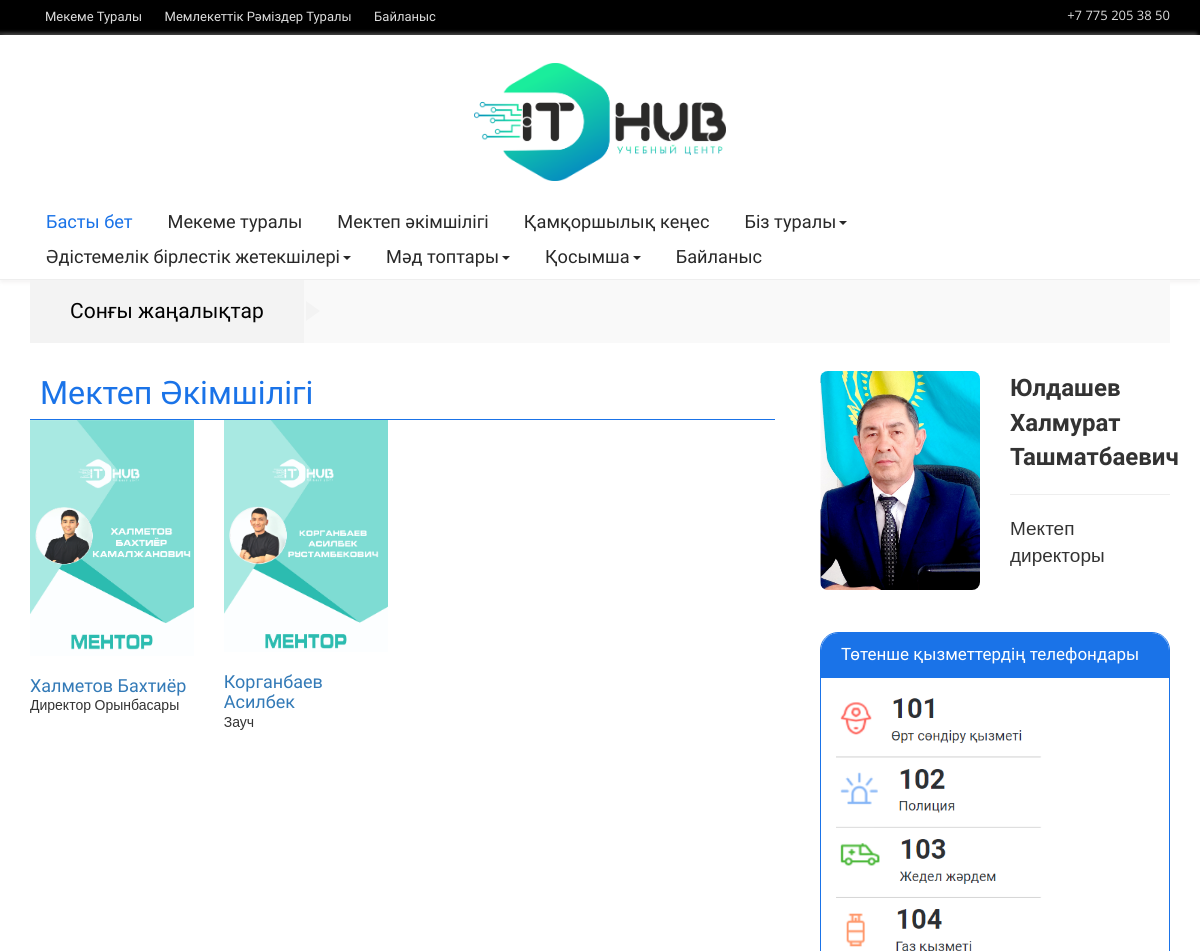
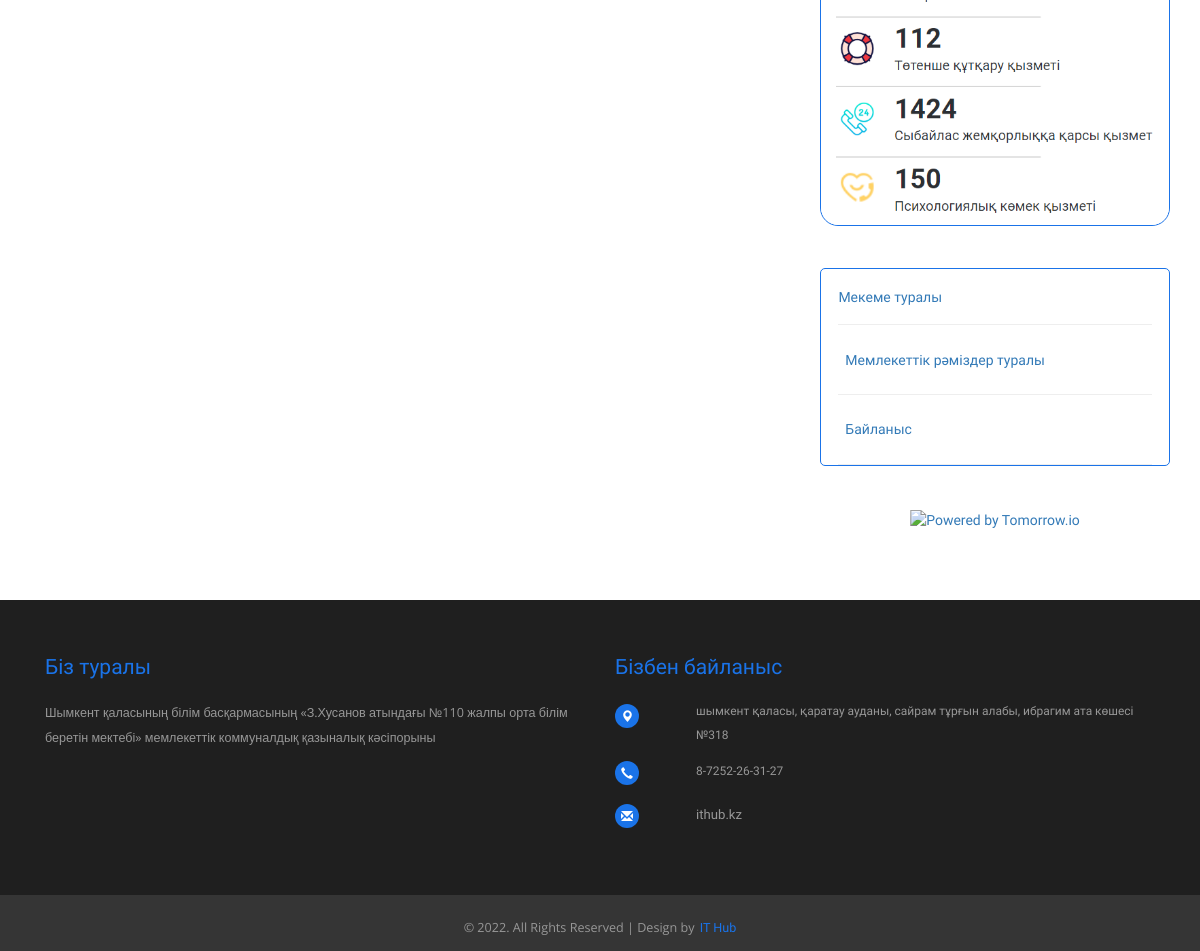
Screenshot of /ustaz with the database file from the repository (2 pictures, top to bottom).
### main/models.py (models this page shows, shortened)
class Info(models.Model):
    phone = models.CharField(max_length=200,blank=True)
    logotip = models.ImageField(upload_to='upload', blank=True)
    email = models.CharField(max_length=300, blank=True)
    whatsapp = models.CharField(max_length=300, blank=True)

class Category(models.Model):
    title = models.CharField(max_length=200, blank=True)
    parent = models.ForeignKey("Category", on_delete=models.CASCADE, null=True, blank=True)
    level = models.IntegerField(blank=True, default=0)

class Ustaz(models.Model):
    first_name = models.CharField(max_length=300, blank=True)
    last_name = models.CharField(max_length=300, blank=True)
    logo = models.ImageField(upload_to='upload', blank=True)
    description = models.TextField(blank=True)
    status = models.IntegerField(default=0, blank=True)
    rating = models.IntegerField(default=0, blank=True)

### main/views.py (the view)
# urls.py: path('ustaz', ustazHandler),
def ustazHandler(request):
    ustazdar = Ustaz.objects.filter(status=0)
    categories = Category.objects.all()
    news = News.objects.filter(status=0)
    info = Info.objects.all()[:1]
    info = Info.objects.all()[:1]
    page = "ustaz"
    return render(request, 'ustaz.html', {
        'ustazdar': ustazdar,
        'categories': categories,
        'news': news,
        'info': info,
        'page': page,
    })

### templates/ustaz.html
{% extends 'base.html' %}
    {% block content %}
			<div class="col-md-8 content-left">
			<div class="articles sports">
					<header>
						<h3 class="title-head">Мектеп әкімшілігі</h3>
					</header>
					  <div class="row">
                          {% for u in ustazdar %}
    					<div class="col-md-3">
							<div class="card" style="width: 100%">
							  <img src="/media/{{ u.logo }}" width="100%" class="card-img-top" alt="...">
							  <div class="card-body"><br>
								<h4 class="card-title text-primary">{{ u.last_name }} {{ u.first_name }}</h4>
								<p class="card-text">{{ u.description }}</p>
							  </div>
							</div>
						</div>
                          {% endfor %}
					  </div>
				</div>
			</div>
{% endblock %}

### templates/base.html (shortened to what this page needs)
<!DOCTYPE html>
<html>
<head>
<link href="/static/css/bootstrap.css" rel='stylesheet' type='text/css' />
<link href="/static/css/style.css" rel="stylesheet" type="text/css" media="all" />
</head>
<body>
	<div class="header">
		<div class="header-top">
			<div class="wrap">
				<div class="top-menu">
					<ul>
						<li><a href="/about">Мекеме туралы</a></li>
						<li><a href="/ramizder">Мемлекеттік рәміздер туралы</a></li>
						<li><a href="/contact">Байланыс</a></li>
					</ul>
				</div>
				{% for i in info %}
				<div class="num">
					<p>{% if i.phone %}{{ i.phone }} {% else %}+7 775 205 38 50 {% endif %}</p>
				</div>
				{% endfor %}
				<div class="clearfix"></div>
			</div>
		</div>
		<div class="header-bottom">
			{% for i in info %}
			<div class="logo text-center">
				<a href="/"><img width="10%" src="/media/{{ i.logotip }}" alt="" /></a>
			</div>
			{% endfor %}
			<div class="navigation">
				<nav class="navbar navbar-default" role="navigation">
		   <div class="wrap">
			<div class="collapse navbar-collapse" id="bs-example-navbar-collapse-1">
				<ul class="nav navbar-nav">
					 <li class="active"><a href="/">Басты бет</a></li>
					<li ><a href="/about">Мекеме туралы</a></li>
					<li ><a href="/ustaz">Мектеп әкімшілігі</a></li>
					{% for cat in categories %}
						{% if not cat.parent %}
				    <li class="dropdown">
						<a {% if cat.level == 1 %} href="/catalog/{{ cat.id }}"{% endif %} {% if cat.level == 0 %} class="dropdown-toggle" data-toggle="dropdown" {% endif %}>{{ cat.title }}{% if cat.level == 0 %}<b class="caret"></b>{% endif %}</a>
					  </li>
						{% endif %}
					{% endfor %}
					<li><a href="/contact">Байланыс</a></li>
					<div class="clearfix"></div>
				</ul>
					<div class="clearfix"></div>
				</div>
			</div>
			</div>
		</div>
	</div>
	<div class="wrap">
		<div class="move-text">
			<div class="breaking_news">
				<h2>Сонғы жаңалықтар</h2>
			</div>
			<div class="marquee">
			</div>
			<div class="clearfix"></div>
		</div>
	</div>
	<div class="main-body">
		<div class="wrap ">
              {% block content %}
        {% endblock %}
			{% if page != 'contact'%}
			<div class="col-md-4 side-bar">
			<div class="secound_half" >
				<div class="row">
					<div class="col-md-6">
						<a href="single.html"><img src="/static/images/direc.png" width="100%" style="border-radius:8px" alt="" /></a>
					</div>
					<div class="col-md-6">
						<b class="pp-title" style="font-size:24px"> Юлдашев <br>Халмурат <br>Ташматбаевич</b>
						<hr>
						<p style="font-size:19px">Мектеп директоры </p>
					</div>
					<div class="clearfix"></div>
				</div>
			</div>
			<div class="first_half" >
				<div class="list_vertical">
					<section class="accordation_menu">
					  <div style="border-radius: 18px;border: 0.5px solid #1a73e8;">
					   <label for="label-1" id="item1" style="    border-radius: 17.5px 17.5px 0 0;">Төтенше қызметтердің телефондары</label>
						<div class="" id="a1">
							<img src="/static/images/qwer.png" width="100%" style="border-radius:0 0 18px 18px;">
					  </div>
					</section>
				</div>
			</div>
			<div class="first_half" >
				<div class="list_vertical">
					<section class="accordation_menu">
					  <div style="border-radius: 5px;border: 0.5px solid #1a73e8;">
					   <div class="" id="a1">
						   <p style="margin:5%;" ><a href="/about">Мекеме туралы</a></p>
						   <hr style="width:90%;margin:0 auto;">
						   <p style="margin:7%;" ><a href="/ramizder">Мемлекеттік рәміздер туралы</a></p>
						   <hr style="width:90%;margin:0 auto;">
						   <p style="margin:7%;" ><a href="/contact">Байланыс</a></p>
						   <hr style="width:90%;margin:0 auto;">
					  </div>
					</section>
				</div>
			</div>
					 <div class="secound_half" >
        <div class="tomorrow"
           data-location-id="065646"
           data-language="RU"
           data-unit-system="METRIC"
           data-skin="light"
           data-widget-type="upcoming"
           style="padding-bottom:22px;position:relative;"
        >
          <a
            href="https://www.tomorrow.io/weather/"
            rel="nofollow noopener noreferrer"
            target="_blank"
            style="position: absolute; bottom: 0; transform: translateX(-50%); left: 50%;"
          >
            <img
              alt="Powered by Tomorrow.io"
              src="https://weather-website-client.tomorrow.io/img/powered-by-tomorrow.svg"
              width="140"
              height="15"
            />
          </a>
        </div>
					 </div>
			</div>
			<div class="clearfix"></div>
		</div>
			{% endif %}
	</div>
	<div class="footer">
		<div class="footer-top">
			<div class="wrap">
				<div class="col-md-6 col-xs-6 col-sm-4 footer-grid">
					<h4 class="footer-head">Біз туралы</h4>
					<p>Шымкент қаласының білім басқармасының
«З.Хусанов атындағы №110 жалпы орта білім беретін мектебі»
мемлекеттік коммуналдық қазыналық кәсіпорыны</p>
					</div>
				<div class="col-md-6 col-xs-12 footer-grid">
					<h4 class="footer-head">Бізбен байланыс</h4>
					<address>
						<ul class="location">
							<li><span class="glyphicon glyphicon-map-marker"></span></li>
							<li>Шымкент қаласы, Қаратау ауданы, Сайрам тұрғын алабы, Ибрагим ата көшесі №318</li>
							<div class="clearfix"></div>
						</ul>
						<ul class="location">
							<li><span class="glyphicon glyphicon-earphone"></span></li>
							<li>8-7252-26-31-27</li>
							<div class="clearfix"></div>
						</ul>
						<ul class="location">
							<li><span class="glyphicon glyphicon-envelope"></span></li>
							<li><a href="https://ithub.kz/">IThub.kz</a></li>
							<div class="clearfix"></div>
						</ul>
					</address>
				</div>
				<div class="clearfix"></div>
			</div>
		</div>
		<div class="footer-bottom">
			<div class="wrap">
				<div class="copyrights col-md-12" >
					<p style="text-align:center"> © 2022. All Rights Reserved | Design by  <a href="https://ithub.kz/"> IT Hub</a></p>
				</div>
				<div class="clearfix"></div>
			</div>
		</div>
	</div>
</body>
</html>

### rows the page displays
Info: phone "+7 775 205 38 50", logotip (picture)
Category: title "Қамқоршылық кеңес"
Category: title "Біз туралы", level 0 (drawn)
Category: title "Әдістемелік бірлестік жетекшілері", level 0 (drawn)
Category: title "Мәд топтары", level 0 (drawn)
Category: title "Қосымша", level 0 (drawn)
Ustaz: logo (picture), last_name "Халметов", first_name "Бахтиёр", description "Директор Орынбасары"
Ustaz: logo (picture), last_name "Корганбаев", first_name "Асилбек", description "Зауч"
